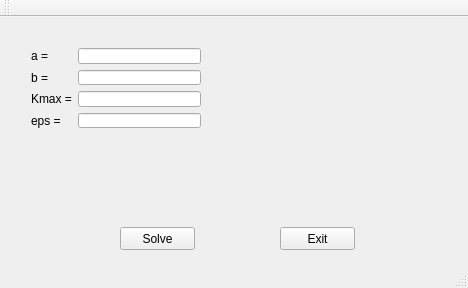
<?xml version="1.0" encoding="UTF-8"?>
<ui version="4.0">
 <class>MainWindow</class>
 <widget class="QMainWindow" name="MainWindow">
  <property name="geometry">
   <rect>
    <x>0</x>
    <y>0</y>
    <width>468</width>
    <height>288</height>
   </rect>
  </property>
  <property name="windowTitle">
   <string>MainWindow</string>
  </property>
  <widget class="QWidget" name="centralWidget">
   <widget class="QPushButton" name="pushButton_Solve">
    <property name="geometry">
     <rect>
      <x>120</x>
      <y>210</y>
      <width>75</width>
      <height>23</height>
     </rect>
    </property>
    <property name="text">
     <string>Solve</string>
    </property>
   </widget>
   <widget class="QPushButton" name="pushButton_Exit">
    <property name="geometry">
     <rect>
      <x>280</x>
      <y>210</y>
      <width>75</width>
      <height>23</height>
     </rect>
    </property>
    <property name="text">
     <string>Exit</string>
    </property>
   </widget>
   <widget class="QWidget" name="layoutWidget">
    <property name="geometry">
     <rect>
      <x>20</x>
      <y>20</y>
      <width>192</width>
      <height>102</height>
     </rect>
    </property>
    <layout class="QHBoxLayout" name="horizontalLayout">
     <item>
      <layout class="QVBoxLayout" name="verticalLayout">
       <item>
        <widget class="QLabel" name="label">
         <property name="text">
          <string>a =</string>
         </property>
        </widget>
       </item>
       <item>
        <widget class="QLabel" name="label_2">
         <property name="text">
          <string>b =</string>
         </property>
        </widget>
       </item>
       <item>
        <widget class="QLabel" name="label_3">
         <property name="text">
          <string>Kmax =</string>
         </property>
        </widget>
       </item>
       <item>
        <widget class="QLabel" name="label_4">
         <property name="text">
          <string>eps =</string>
         </property>
        </widget>
       </item>
      </layout>
     </item>
     <item>
      <layout class="QVBoxLayout" name="verticalLayout_2">
       <item>
        <widget class="QLineEdit" name="lineEdit_a"/>
       </item>
       <item>
        <widget class="QLineEdit" name="lineEdit_b"/>
       </item>
       <item>
        <widget class="QLineEdit" name="lineEdit_Kmax"/>
       </item>
       <item>
        <widget class="QLineEdit" name="lineEdit_eps"/>
       </item>
      </layout>
     </item>
    </layout>
   </widget>
   <widget class="QWidget" name="layoutWidget">
    <property name="geometry">
     <rect>
      <x>300</x>
      <y>20</y>
      <width>151</width>
      <height>101</height>
     </rect>
    </property>
    <layout class="QVBoxLayout" name="verticalLayout_3">
     <item>
      <widget class="QLabel" name="label_x">
       <property name="text">
        <string/>
       </property>
      </widget>
     </item>
     <item>
      <widget class="QLabel" name="label_L">
       <property name="text">
        <string/>
       </property>
      </widget>
     </item>
    </layout>
   </widget>
  </widget>
  <widget class="QMenuBar" name="menuBar">
   <property name="geometry">
    <rect>
     <x>0</x>
     <y>0</y>
     <width>468</width>
     <height>21</height>
    </rect>
   </property>
  </widget>
  <widget class="QToolBar" name="mainToolBar">
   <attribute name="toolBarArea">
    <enum>TopToolBarArea</enum>
   </attribute>
   <attribute name="toolBarBreak">
    <bool>false</bool>
   </attribute>
  </widget>
  <widget class="QStatusBar" name="statusBar"/>
 </widget>
 <layoutdefault spacing="6" margin="11"/>
 <resources/>
 <connections/>
</ui>
